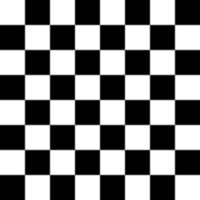
#> input picture skimage.data.checkerboard(), 200 x 200 px
$ python 08-FeaturePoints.py
#> lines starting #> are read from the running program, lines starting #| are printed output that depends on the picture
#!/usr/bin/env python
# coding: utf-8

# # ETHZ: 227-0966-00L
# # Quantitative Big Imaging
# # April 11, 2019
#
# ## Dynamic Experiments: Feature Points

# In[1]:


import matplotlib.pyplot as plt
import seaborn as sns

get_ipython().run_line_magic("load_ext", "autoreload")
get_ipython().run_line_magic("autoreload", "2")
plt.rcParams["figure.figsize"] = (8, 8)
plt.rcParams["figure.dpi"] = 150
plt.rcParams["font.size"] = 14
plt.rcParams["font.family"] = ["sans-serif"]
plt.rcParams["font.sans-serif"] = ["DejaVu Sans"]
plt.style.use("ggplot")
sns.set_style("whitegrid", {"axes.grid": False})


# ### Papers / Sites
#
# - Keypoint and Corner Detection
#  - Distinctive Image Features from Scale-Invariant Keypoints - https://www.cs.ubc.ca/~lowe/papers/ijcv04.pdf
#  - https://opencv-python-tutroals.readthedocs.io/en/latest/py_tutorials/py_feature2d/py_sift_intro/py_sift_intro.html
#

# # Key Points (or feature points)
# We can detect feature points in an image and use them to make a registration. We first focus on detection of points

# In[2]:


from skimage.feature import corner_peaks, corner_harris, BRIEF
from skimage.transform import warp, AffineTransform
from skimage import data
from skimage.io import imread
import matplotlib.pyplot as plt
import seaborn as sns
import numpy as np


tform = AffineTransform(scale=(1.3, 1.1), rotation=0, shear=0.1, translation=(0, 0))
image = warp(data.checkerboard(), tform.inverse, output_shape=(200, 200))
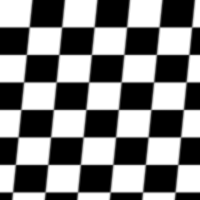
#> image: shape (200, 200) float64; min 0, max 1, mean 0.501

fig, (ax1, ax2, ax3) = plt.subplots(1, 3, figsize=(10, 5))
ax1.imshow(image)
ax1.set_title("Raw Image")
ax2.imshow(corner_harris(image))
ax2.set_title("Corner Features")
peak_coords = corner_peaks(corner_harris(image))
#> peak_coords = 2884 pairs, first value 1 to 198, second value 1 to 198

ax3.imshow(image)
ax3.set_title("Raw Image")
ax3.plot(peak_coords[:, 1], peak_coords[:, 0], "rs")


# In[3]:


full_img = imread("ext-figures/bonegfiltslice.png")
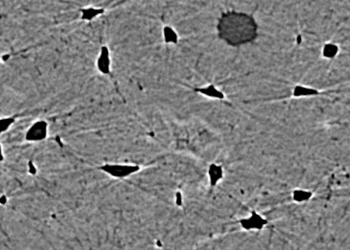
#> input picture Lectures/ext-figures/bonegfiltslice.png, 350 x 250 px
#> full_img is the input picture: shape (250, 350); min 0, max 255, mean 124.9

fig, (ax1, ax2, ax3) = plt.subplots(1, 3, figsize=(15, 5))
ax1.imshow(full_img)
ax1.set_title("Raw Image")
ax2.imshow(corner_harris(full_img))
ax2.set_title("Corner Features")
peak_coords = corner_peaks(corner_harris(full_img))
#> peak_coords = 2349 pairs, first value 1 to 248, second value 1 to 348

ax3.imshow(full_img)
ax3.set_title("Raw Image")
ax3.plot(peak_coords[:, 1], peak_coords[:, 0], "rs")


# # Tracking with Points
# We can also uses these points to track between multiple frames. We see that they are quite stable and fixed on the features.

# In[4]:


from matplotlib.animation import FuncAnimation
from IPython.display import HTML

fig, c_ax = plt.subplots(1, 1, figsize=(5, 5), dpi=150)


# [12 lines left out: function update_frame, not called in this run]


# write animation frames
anim_code = FuncAnimation(
    fig, update_frame, frames=np.linspace(0, 5, 10), interval=1000, repeat_delay=2000
#> (the run stopped early here; a loop or call above may not have finished)
